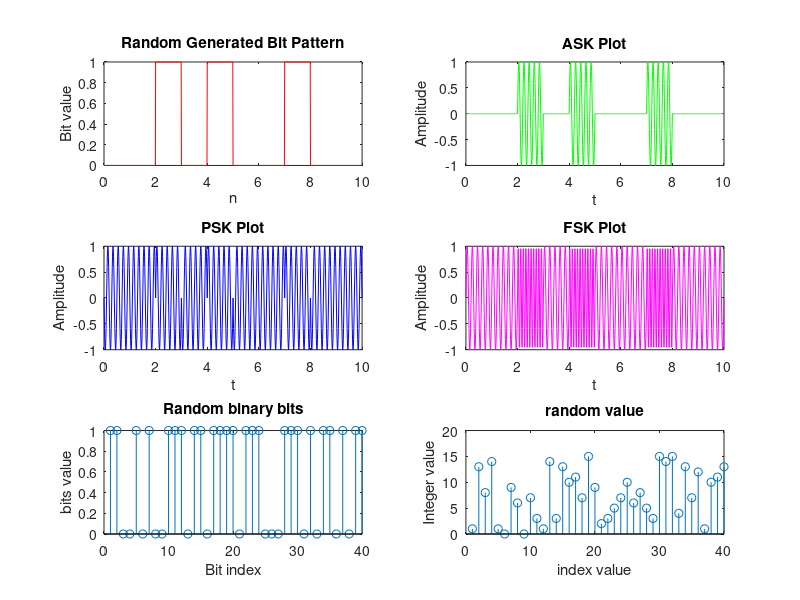
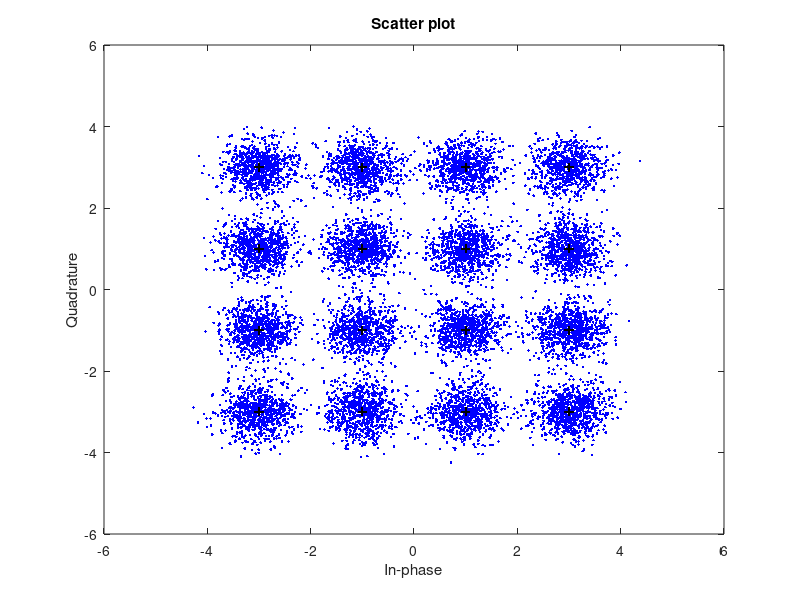

MATLAB code for these plots, in order:
%%
%   Q6. Program to implement ASK, PSK And QAM
b=randi(0:1,1,10);
subplot(3,2,1);
n=length(b);
t=0:0.01:n;
x=1:(n+1)*100;

for i=1:n
  for j=i:.1:i+1
    a(x(i*100:(i+1)*100))=b(i);
  end
end
a=a(100:end);
plot(t,a,'r')
title("Random Generated Bit Pattern"); xlabel("n");ylabel("Bit value");
%%
s=a.*sin(2*pi*5*t);
subplot(3,2,2)
plot(t,s,'g')
title("ASK Plot"); xlabel("t");ylabel("Amplitude");
%%
%PSK
for i=1:n
  if b(i)==0
    p(i)=-1;
  else
    p(i)=1;
  end
  for j=i:.1:i+1
    ps(x(i*100:(i+1)*100))=p(i);
  end
end
ps=ps(100:end);
s=ps.*sin(2*pi*5*t);
subplot(3,2,3)
plot(t,s,'b')
title("PSK Plot"); xlabel("t");ylabel("Amplitude");
%%
%FSK
for i=1:n
  if b(i)==0
    p(i)=-1;
  else
    p(i)=1;
  end
  for j=i:.1:i+1
    f(x(i*100:(i+1)*100))=p(i);
  end
end
f=f(100:end);
s=sin(2*pi*7.5*t+(2*pi*2.5*t).*f);
subplot(3,2,4)
plot(t,s,'m')
title("FSK Plot"); xlabel("t");ylabel("Amplitude");
%%
M = 16;
k = log2(M);
n2 = 50000;
nps = 1; % number per sample

rng default
data = randi([0,1],n2,1);
subplot(3,2,5);
stem(data([1:40]));
title('Random binary bits');
xlabel('Bit index');
ylabel('bits value');

four_bit_data = reshape(data , length(data)/k ,k); % creates 4 bit data for QAM
datanew = bi2de(four_bit_data);                    % converts 4 bit binary data to decimal value

subplot(3,2,6);
stem(datanew([1:40]));
title('random value');
xlabel('index value');
ylabel('Integer value');

modulated_data = qammod(datanew , M ,'bin');
Eb = 10;
snr = Eb + 10*log10((k)/(nps));
recieved_signal = awgn(modulated_data , snr , 'measured');

newplot = scatterplot(recieved_signal,1,0,'b.');
hold on;
scatterplot(modulated_data,1,0,'k+',newplot);

